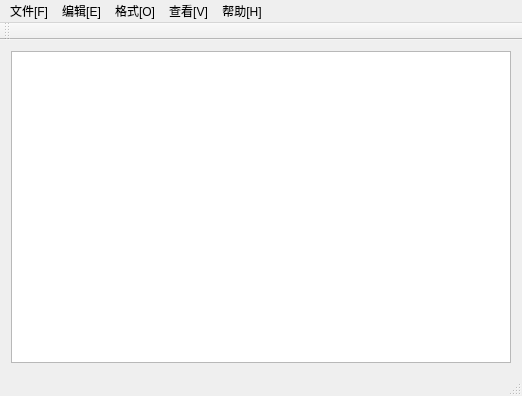
<?xml version="1.0" encoding="UTF-8"?>
<ui version="4.0">
 <class>MainWindow</class>
 <widget class="QMainWindow" name="MainWindow">
  <property name="geometry">
   <rect>
    <x>0</x>
    <y>0</y>
    <width>522</width>
    <height>396</height>
   </rect>
  </property>
  <property name="windowTitle">
   <string>MainWindow</string>
  </property>
  <widget class="QWidget" name="centralWidget">
   <layout class="QGridLayout" name="gridLayout">
    <item row="0" column="0">
     <widget class="QTextEdit" name="textEdit"/>
    </item>
   </layout>
  </widget>
  <widget class="QMenuBar" name="menuBar">
   <property name="geometry">
    <rect>
     <x>0</x>
     <y>0</y>
     <width>522</width>
     <height>23</height>
    </rect>
   </property>
   <widget class="QMenu" name="menuFile">
    <property name="title">
     <string>文件[F]</string>
    </property>
    <addaction name="action_Ctrl_N"/>
    <addaction name="action_Ctrl_O"/>
    <addaction name="action_Ctrl_S"/>
    <addaction name="actionxinchuangkou_Ctrl_Shift_N"/>
    <addaction name="action_Ctrl_Shift_S"/>
    <addaction name="separator"/>
    <addaction name="action_Ctrl_E"/>
   </widget>
   <widget class="QMenu" name="menuEdit">
    <property name="title">
     <string>编辑[E]</string>
    </property>
    <addaction name="action_Ctrl_Z"/>
    <addaction name="action_Ctrl_R"/>
    <addaction name="action_Ctrl_C"/>
    <addaction name="action_Ctrl_V"/>
    <addaction name="action_Ctrl_X"/>
    <addaction name="separator"/>
    <addaction name="action_Ctrl_F"/>
    <addaction name="separator"/>
    <addaction name="action_Ctrl_A"/>
    <addaction name="action_F5"/>
   </widget>
   <widget class="QMenu" name="menuFormat">
    <property name="title">
     <string>格式[O]</string>
    </property>
    <addaction name="action_Font"/>
   </widget>
   <widget class="QMenu" name="menuVision">
    <property name="title">
     <string>查看[V]</string>
    </property>
    <widget class="QMenu" name="menu_Z">
     <property name="title">
      <string>缩放[Z]</string>
     </property>
     <addaction name="action_Zoomin"/>
     <addaction name="action_Zoomout"/>
    </widget>
    <addaction name="menu_Z"/>
    <addaction name="action_Status"/>
   </widget>
   <widget class="QMenu" name="menuHelp">
    <property name="title">
     <string>帮助[H]</string>
    </property>
    <addaction name="action_About"/>
   </widget>
   <addaction name="menuFile"/>
   <addaction name="menuEdit"/>
   <addaction name="menuFormat"/>
   <addaction name="menuVision"/>
   <addaction name="menuHelp"/>
  </widget>
  <widget class="QToolBar" name="mainToolBar">
   <attribute name="toolBarArea">
    <enum>TopToolBarArea</enum>
   </attribute>
   <attribute name="toolBarBreak">
    <bool>false</bool>
   </attribute>
  </widget>
  <widget class="QStatusBar" name="statusBar"/>
  <action name="action_Ctrl_N">
   <property name="text">
    <string>新建</string>
   </property>
   <property name="toolTip">
    <string>新建</string>
   </property>
   <property name="shortcut">
    <string>Ctrl+N</string>
   </property>
  </action>
  <action name="action_Ctrl_O">
   <property name="text">
    <string>打开</string>
   </property>
   <property name="toolTip">
    <string>打开</string>
   </property>
   <property name="shortcut">
    <string>Ctrl+O</string>
   </property>
  </action>
  <action name="action_Ctrl_S">
   <property name="text">
    <string>保存</string>
   </property>
   <property name="toolTip">
    <string>保存</string>
   </property>
   <property name="shortcut">
    <string>Ctrl+S</string>
   </property>
  </action>
  <action name="action_Ctrl_Shift_S">
   <property name="text">
    <string>另存为</string>
   </property>
   <property name="toolTip">
    <string>另存为</string>
   </property>
   <property name="shortcut">
    <string>Ctrl+Shift+S</string>
   </property>
  </action>
  <action name="action_Ctrl_E">
   <property name="text">
    <string>退出</string>
   </property>
   <property name="toolTip">
    <string>退出</string>
   </property>
   <property name="shortcut">
    <string>Ctrl+Shift+E</string>
   </property>
  </action>
  <action name="action_Ctrl_Z">
   <property name="text">
    <string>撤销</string>
   </property>
   <property name="toolTip">
    <string>撤销</string>
   </property>
   <property name="shortcut">
    <string>Ctrl+Z</string>
   </property>
  </action>
  <action name="action_Ctrl_C">
   <property name="text">
    <string>复制</string>
   </property>
   <property name="toolTip">
    <string>复制</string>
   </property>
   <property name="shortcut">
    <string>Ctrl+C</string>
   </property>
  </action>
  <action name="action_Ctrl_V">
   <property name="text">
    <string>粘贴</string>
   </property>
   <property name="toolTip">
    <string>粘贴</string>
   </property>
   <property name="shortcut">
    <string>Ctrl+V</string>
   </property>
  </action>
  <action name="action_Ctrl_X">
   <property name="text">
    <string>剪切</string>
   </property>
   <property name="toolTip">
    <string>剪切</string>
   </property>
   <property name="shortcut">
    <string>Ctrl+X</string>
   </property>
  </action>
  <action name="action_Ctrl_F">
   <property name="text">
    <string>查找</string>
   </property>
   <property name="toolTip">
    <string>查找</string>
   </property>
   <property name="shortcut">
    <string>Ctrl+F</string>
   </property>
  </action>
  <action name="action_Ctrl_A">
   <property name="text">
    <string>全选</string>
   </property>
   <property name="toolTip">
    <string>全选</string>
   </property>
   <property name="shortcut">
    <string>Ctrl+A</string>
   </property>
  </action>
  <action name="action_F5">
   <property name="text">
    <string>日期</string>
   </property>
   <property name="toolTip">
    <string>日期</string>
   </property>
   <property name="shortcut">
    <string>F5</string>
   </property>
  </action>
  <action name="action_Font">
   <property name="text">
    <string>
字体设置...</string>
   </property>
  </action>
  <action name="action_Status">
   <property name="text">
    <string>状态栏</string>
   </property>
  </action>
  <action name="action_About">
   <property name="text">
    <string>关于记事本...</string>
   </property>
  </action>
  <action name="actionxinchuangkou_Ctrl_Shift_N">
   <property name="text">
    <string>新建窗口</string>
   </property>
   <property name="toolTip">
    <string>新建窗口</string>
   </property>
   <property name="shortcut">
    <string>Ctrl+Shift+N</string>
   </property>
  </action>
  <action name="action_Zoomin">
   <property name="text">
    <string>放大</string>
   </property>
  </action>
  <action name="action_Zoomout">
   <property name="text">
    <string>缩小</string>
   </property>
  </action>
  <action name="action_Ctrl_R">
   <property name="text">
    <string>恢复
</string>
   </property>
   <property name="shortcut">
    <string>Ctrl+R</string>
   </property>
  </action>
 </widget>
 <layoutdefault spacing="6" margin="11"/>
 <resources/>
 <connections/>
</ui>
